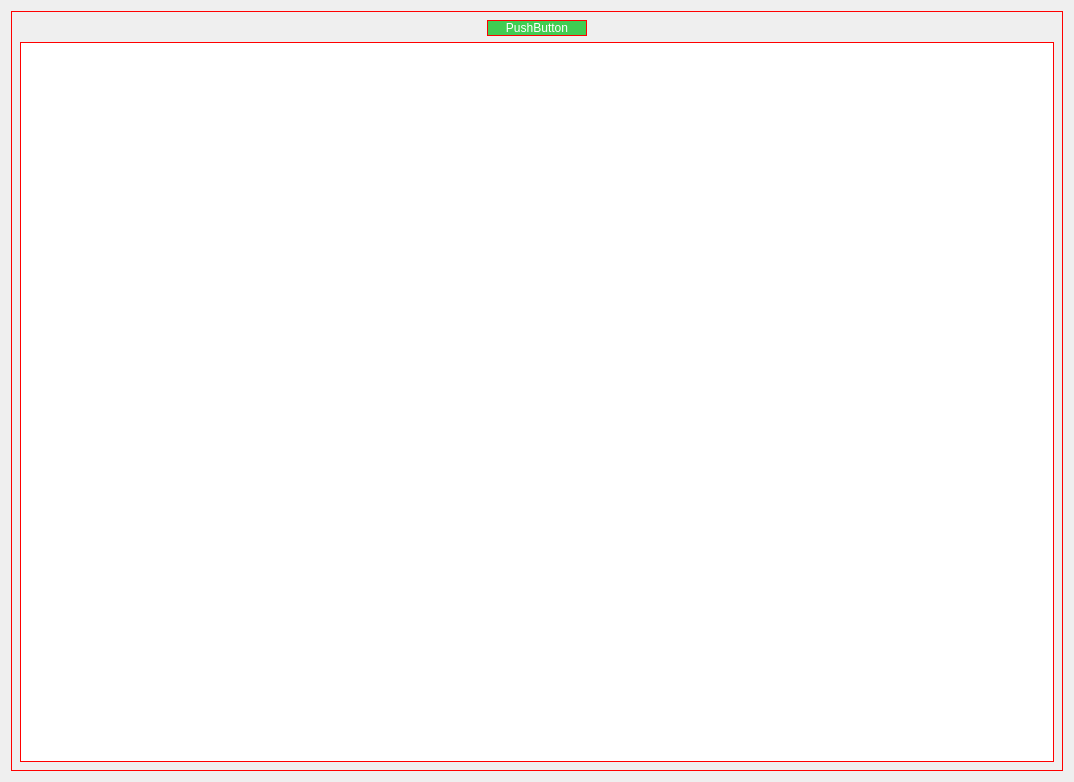
<?xml version="1.0" encoding="UTF-8"?>
<ui version="4.0">
 <class>Form</class>
 <widget class="QWidget" name="Form">
  <property name="geometry">
   <rect>
    <x>0</x>
    <y>0</y>
    <width>1074</width>
    <height>782</height>
   </rect>
  </property>
  <property name="mouseTracking">
   <bool>true</bool>
  </property>
  <property name="acceptDrops">
   <bool>false</bool>
  </property>
  <property name="windowTitle">
   <string>Form</string>
  </property>
  <layout class="QGridLayout" name="gridLayout_3">
   <item row="0" column="0">
    <widget class="QWidget" name="widget" native="true">
     <property name="styleSheet">
      <string notr="true">QWidget {
border: 1px solid red;
}</string>
     </property>
     <layout class="QGridLayout" name="gridLayout_2">
      <item row="1" column="0">
       <widget class="QTextBrowser" name="textBrowser"/>
      </item>
      <item row="0" column="0">
       <layout class="QHBoxLayout" name="horizontalLayout">
        <item>
         <widget class="QPushButton" name="pushButton">
          <property name="maximumSize">
           <size>
            <width>100</width>
            <height>16777215</height>
           </size>
          </property>
          <property name="styleSheet">
           <string notr="true">QPushButton {
background-color: #40CD52;
color: white;
}</string>
          </property>
          <property name="text">
           <string>PushButton</string>
          </property>
         </widget>
        </item>
        <item>
         <layout class="QVBoxLayout" name="verticalLayout"/>
        </item>
       </layout>
      </item>
     </layout>
    </widget>
   </item>
  </layout>
 </widget>
 <resources/>
 <connections/>
</ui>
